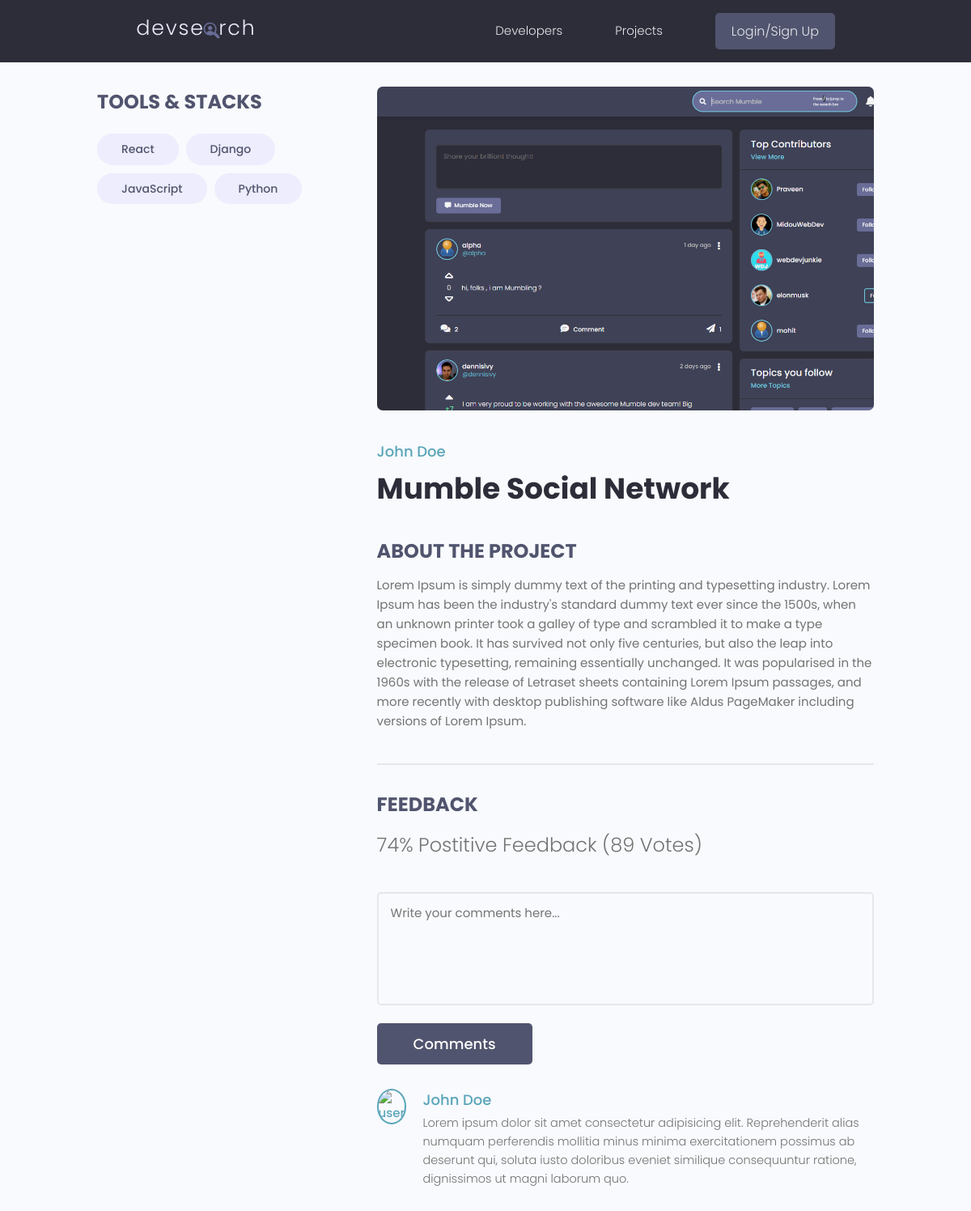
Screenshot of /projects/project/832bca76-6113-400f-9e30-d7c17283d09c/ with the database file from the repository.
### projects/models.py (models this page shows, shortened)
class Tag(models.Model):
    name = models.CharField(max_length=200)
    created = models.DateTimeField(auto_now_add=True)
    id = models.UUIDField(default=uuid.uuid4, unique=True, primary_key=True, editable=False)
    def __str__(self):
        return self.name

class Project(models.Model):
    owner = models.ForeignKey(Profile, null=True, blank=True, on_delete=models.SET_NULL)
    title = models.CharField(max_length=200)
    description = models.TextField(null=True, blank = True)
    featured_image = models.ImageField(null=True, blank = True, default = 'default.jpg')
    demo_link = models.CharField(max_length=2000, null=True, blank=True)
    source_link = models.CharField(max_length=2000, null=True, blank=True)
    tags = models.ManyToManyField('Tag', blank=True)
    vote_total = models.IntegerField(default=0, null=True, blank=True)
    vote_ratio = models.IntegerField(default=0, null=True, blank=True)
    created = models.DateTimeField(auto_now_add=True)
    id = models.UUIDField(default=uuid.uuid4, unique=True, primary_key=True, editable=False)

### users/models.py (models this page shows, shortened)
class Profile(models.Model):
    user = models.OneToOneField(User, on_delete=models.CASCADE, null=True, blank=True)
    name = models.CharField(max_length=200, blank=True, null=True)
    email = models.EmailField(max_length=500, blank=True, null=True)
    username = models.CharField(max_length=200, blank=True, null=True)
    location = models.CharField(max_length=200, blank=True, null=True)
    short_intro = models.CharField(max_length=200, blank=True, null=True)
    bio = models.TextField(blank=True, null=True)
    profile_image = models.ImageField(null=True, blank=True, upload_to='profiles/', default ='profiles/user-default.png' )
    social_github = models.CharField(max_length=200, blank=True, null=True)
    social_twitter = models.CharField(max_length=200, blank=True, null=True)
    social_linkedin = models.CharField(max_length=200, blank=True, null=True)
    social_youtube = models.CharField(max_length=200, blank=True, null=True)
    social_website = models.CharField(max_length=200, blank=True, null=True)
    created = models.DateTimeField(auto_now_add=True)
    id = models.UUIDField(default=uuid.uuid4, unique=True, primary_key=True, editable=False)

### projects/views.py (the view)
# urls.py: path('project/<str:pk>/', views.project, name="project"),
def project(request, pk):
    projectObj = Project.objects.get(id=pk)
    return render(request, 'projects/single-project.html', {'project': projectObj})

### projects/templates/projects/single-project.html (shortened to what this page needs)
{% extends 'main.html' %}
{% block content %}
  <main class="singleProject my-md">
    <div class="container">
      <div class="layout">
        <div class="column column--1of3">
          <h3 class="singleProject__subtitle">Tools & Stacks</h3>
          <div class="singleProject__toolStack">
            {% for tag in project.tags.all %}
            <span class="tag tag--pill tag--sub tag--lg">
              <small>{{tag}}</small>
            </span>
            {% endfor %}
          </div>
        </div>
        <div class="column column--2of3">
          <img class="singleProject__preview" src="{{ project.featured_image.url }}" alt="portfolio thumbnail" />
          <a href="{% url 'user-profile' project.owner.id %}" class="singleProject__developer">{{project.owner.name}}</a>
          <h2 class="singleProject__title">{{project.title}}</h2>
          <h3 class="singleProject__subtitle">About the Project</h3>
          <div class="singleProject__info">{{project.description}}
          <div class="comments">
            <h3 class="singleProject__subtitle">Feedback</h3>
            <h5 class="project--rating">
                {{project.vote_ratio}}% Postitive Feedback ({{project.vote_total}} Vote{{project.vote_total|pluralize:"s"}})
            </h5>
            <form class="form" action="#" method="POST">
              <div class="form__field">
                <textarea class="input input--textarea" name="message" id="formInput#textarea"
                  placeholder="Write your comments here..."></textarea>
              </div>
              <input class="btn btn--sub btn--lg" type="submit" value="Comments" />
            </form>
            <div class="commentList">
              <div class="comment">
                <a href="profile.html">
                  <img class="avatar avatar--md"
                    src="https://pbs.twimg.com/profile_images/1335382240931368961/b3wSZKj4_400x400.jpg" alt="user" />
                </a>
                <div class="comment__details">
                  <a href="profile.html" class="comment__author">{{project.owner.name}}</a>
                  <p class="comment__info">
                    Lorem ipsum dolor sit amet consectetur adipisicing elit. Reprehenderit alias numquam perferendis
                    mollitia minus minima exercitationem possimus ab deserunt qui, soluta iusto doloribus eveniet
                    similique consequuntur ratione, dignissimos ut magni laborum quo.
                  </p>
                </div>
              </div>
            </div>
          </div>
        </div>
      </div>
    </div>
    </div>
  </main>
{% endblock content %}

### static/styles/app.css (style rules this page uses)
:root { --color-sub: #2d2d39; }
.btn--sub { background-color: var(--color-sub-light); }
img { width: 100%; }
.singleProject .column--1of3 { order: 2; }
@media screen and (min-width: 1081px) { .singleProject .column--1of3 { order: 1; } }
@media screen and (min-width: 1081px) { .singleProject .column--2of3 { order: 2; } }
.singleProject__toolStack { margin-top: 2rem; margin-bottom: 4rem; }
.singleProject__preview { height: 50vh; object-fit: cover; object-position: top center; margin-bottom: 3rem; border-radius: 0.7rem; }
.singleProject__developer { font-size: 1.8rem; font-weight: 500; }
.singleProject__title { font-size: 3.6rem; font-weight: 700; color: var(--color-sub); margin-bottom: 3rem; }
.project--rating { margin-bottom: 1.6em; margin-top: .5em; }
.singleProject__subtitle { text-transform: uppercase; font-size: 2.4rem; font-weight: 700; color: var(--color-sub-light); margin-bottom: 1rem; }
.comments { margin-top: 4rem; padding-top: 3rem; border-top: 2px solid var(--color-light); }
.commentList { margin: 3rem 0; }
.comment { display: flex; gap: 2rem; }
.comment__author { font-size: 1.8rem; }
.comment__info { font-size: 1.45rem; }

### static/uikit/styles/modules/_variables.css (style rules this page uses)
:root { --color-main: #5aa5b9; --color-main-light: #e6faff; --color-sub: #3f4156; --color-sub-light: #51546e; --color-sub-lighter: #ededfd; --color-text: #737373; --color-gray: #8b8b8b; --color-light: #e5e7eb; --color-light-gray: #767676; --color-bg: #f8fafd; --color-white: #fffefd; --color-white-light: #f3f3f3; --color-success: #359e64; --color-success-bg: #def8e8; --color-error: #fc4b0b; --color-error-bg: #fff2ee; --font-base: 'Poppins', arial, helvetica, 'Segoe UI', roboto, ubuntu, sans-serif; --font-monospace: 'Fira Code', 'Courier New', courier, monospace; --font-regular: 300; --font-medium: 500; --font-bold: 700; --generic-shadow: 1px 1px 5px #00000010; --generic-transition: all 0.3s ease-in-out; }

### static/uikit/styles/modules/_base.css (style rules this page uses)
* { margin: 0; padding: 0; box-sizing: border-box; text-rendering: optimizeLegibility; color: inherit; font-size: inherit; }
html { font-size: 50%; }
@media only screen and (min-width: 480px) { html { font-size: 56.25%; } }
@media only screen and (min-width: 1200px) { html { font-size: 62.5%; } }
body { line-height: 1.6; font-weight: 400; font-size: 1.5rem; color: var(--color-text); background-color: var(--color-bg); min-height: 100vh; }

### static/uikit/styles/modules/_typography.css (style rules this page uses)
* { font-family: var(--font-base); }
h2 { font-size: 3.6rem; font-weight: var(--font-bold); }
h3 { font-size: 3.2rem; font-weight: var(--font-medium); }
h5 { font-size: 2.4rem; font-weight: var(--font-medium); }
h5, h6 { font-weight: var(--font-regular); }
p, span, strong { font-size: 1.6rem; color: var(--color-text); font-weight: var(--font-regular); }
a { padding-bottom: 2px; text-decoration: none; display: inline-block; color: var(--color-main); font-weight: var(--font-medium); }

### static/uikit/styles/modules/_utilities.css (style rules this page uses)
.container { width: 92%; max-width: 165rem; margin: 0 auto; box-sizing: border-box; }
@media screen and (min-width: 1000px) { .container { width: 90%; } }
@media screen and (min-width: 1200px) { .container { width: 80%; } }
.my-md { margin: 3rem auto; }

### static/uikit/styles/modules/_avatar.css (style rules this page uses)
.avatar { border-radius: 50%; border: 2px solid var(--color-main); object-fit: cover; }
.avatar--md { height: 7rem; width: 7rem; }

### static/uikit/styles/modules/_button.css (style rules this page uses)
.btn { display: inline-block; position: relative; cursor: pointer; background-color: var(--color-light); font-weight: var(--font-medium); color: var(--color-sub); text-decoration: none; padding: 1rem 2rem; border-radius: 0.5rem; border: none; width: -webkit-fit-content; width: -moz-fit-content; width: fit-content; height: -webkit-fit-content; height: -moz-fit-content; height: fit-content; font-size: 1.6rem; outline-width: 0; outline-color: transparent; -webkit-backface-visibility: hidden; backface-visibility: hidden; transition: all 0.3s ease-in-out; }
.btn--sub { background-color: var(--color-sub); color: var(--color-white); }
.btn--lg { font-size: 1.8rem; padding: 1.2rem 4.5rem; }

### static/uikit/styles/modules/_form.css (style rules this page uses)
.form { display: block; }
.form__field { margin-top: 1.5rem; margin-bottom: 1.5rem; }
input.input[type='text'], input.input[type='email'], input.input[type='password'], input.input[type='number'], select.input, textarea.input { min-width: 24rem; width: 100%; padding: 1.2rem 1.5rem; border-radius: 0.5rem; border: 2px solid var(--color-light); transition: all 0.3s ease-in-out; background-color: var(--color-bg); }
.input--textarea { width: 100%; min-height: 14rem; resize: none; }

### rows the page displays
Tag: name "React"
Tag: name "Django"
Tag: name "JavaScript"
Tag: name "Python"
Project: featured_image (picture), owner.name "John Doe", title "Mumble Social Network", description "Lorem Ipsum is simply dummy text of the printing and typesetting industry. Lorem Ipsum has been the industry's standard dummy text ever since the 1500s, when an unknown printer took a galley of type and scrambled it to make a type specimen book. It has survived not only five centuries, but also the leap into electronic typesetting, remaining essentially unchanged. It was popularised in the 1960s with the release of Letraset sheets containing Lorem Ipsum passages, and more recently with desktop publishing software like Aldus PageMaker including versions of Lorem Ipsum.", vote_ratio "74", vote_total "89"
